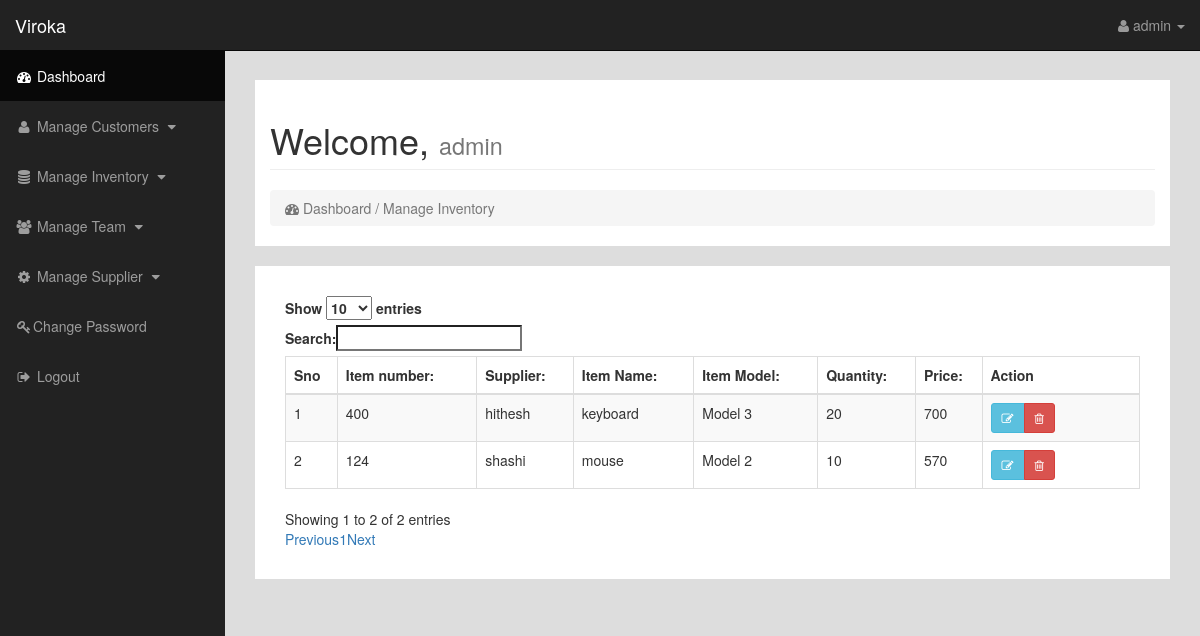
The app's page /manage_inventory.php (signed in) with its own data.
### tables this page shows
CREATE TABLE `inventory` (
  `item_id` int(11) NOT NULL,
  `supplier_id` int(11) NOT NULL,
  `item_no` varchar(30) NOT NULL,
  `item_name` varchar(30) NOT NULL,
  `model` varchar(30) NOT NULL,
  `Qty` int(10) NOT NULL,
  `Rate` int(20) NOT NULL
);

CREATE TABLE `suppliertable` (
  `supplier_id` int(11) NOT NULL,
  `SupplierName` varchar(30) NOT NULL,
  `SupplierType` varchar(30) NOT NULL,
  `Designation` varchar(30) NOT NULL,
  `Email` varchar(50) NOT NULL,
  `Mobile` varchar(15) NOT NULL,
  `AltMobile` varchar(15) NOT NULL,
  `Phone` varchar(15) NOT NULL,
  `Address` varchar(100) NOT NULL,
  `City` varchar(30) NOT NULL,
  `Pin` int(10) NOT NULL,
  `Fax` varchar(30) NOT NULL
);

### manage_inventory.php (the view, shortened to what this page needs)
<!DOCTYPE html>
<html lang="en">
<head>
	<?php include("inc/head.php"); ?>
</head>
<body>
    <div id="wrapper">
		<?php include("inc/mainmenu.php"); ?>
        <div id="page-wrapper">
            <div class="container-fluid Dashboard">
                <div class="row">
                    <div class="col-lg-12">
                        <h1 class="page-header">
                             Welcome, <small><?php echo $_SESSION['username']; ?></small>
                        </h1>
                        <ol class="breadcrumb">
                            <li class="active">
                                <i class="fa fa-dashboard"></i> Dashboard / Manage Inventory
                            </li>
                        </ol>
                    </div>
                </div>
			</div>
			<div class="container-fluid formarea">
                <div class="row">
                    <div class="col-lg-12">
						<table class="table table-hover table-bordered table-striped" id="customer_table">
							<thead>
								<tr>
									<th>Sno</th>
									<th>Item number:</th>
									<th>Supplier:</th>
									<th>Item Name:</th>
									<th>Item Model:</th>
									<th>Quantity:</th>
									<th>Price:</th>
									<th>Action</th>
								</tr>
							</thead>
							<tbody>
								<?php
									include("inc/connection.php");
									$query = mysqli_query($con,"SELECT * FROM `inventory` INNER JOIN `suppliertable` ON `inventory`.supplier_id = `suppliertable`.supplier_id");
									$i = 1;
									while($row = mysqli_fetch_array($query)){
								?>
							<tr class="record">
								<td> <?php echo $i++; ?> </td>
								<td> <?php echo $row['item_no']; ?> </td>
								<td> <?php echo $row['SupplierName']; ?> </td>
								<td> <?php echo $row['item_name']; ?> </td>
								<td> <?php echo $row['model']; ?> </td>
								<td> <?php echo $row['Qty']; ?> </td>
								<td> <?php echo $row['Rate']; ?> </td>
								<td>
									<div class="btn-group">
										<a href="add_inventory.php?item_id=<?php echo $row['item_id']; ?>&update_inventory" data-toggle="tooltip" title="Edit Customer" class="btn btn-info btn-sm"><i class="fa fa-edit"></i></a>
										<a href="#" id="<?php echo $row['item_id']; ?>" data-toggle="tooltip" title="Delete Inventory" class="btn btn-danger btn-sm delbutton"><i class="fa fa-trash-o"></i></a>
									</div>
								</td>
							</tr>
							<?php } ?>
							</tbody>
						</table>
					</div>
				</div>
        	</div>
        </div>
    </div>
</body>
</html>

### css/sb-admin.css (style rules this page uses)
body { margin-top: 100px; background-color: #ddd; }
.btn-group { min-width: 100px; }
#page-wrapper { background-color: #ddd !important; }
.container-fluid.formarea { background-color: #fff; margin: 20px; padding: 30px; }
.container-fluid.Dashboard { background-color: #fff; margin: 20px; }
@media (min-width:768px) { body { margin-top: 50px; } }
#wrapper { padding-left: 0; }
#page-wrapper { width: 100%; padding: 0; background-color: #fff; }
@media (min-width:768px) { #wrapper { padding-left: 225px; } }
@media (min-width:768px) { #page-wrapper { padding: 10px; } }

### records on screen
inventory: item_no "400", supplier.SupplierName "hithesh", item_name "keyboard", model "Model 3", Qty "20", Rate "700"
inventory: item_no "124", supplier.SupplierName "shashi", item_name "mouse", model "Model 2", Qty "10", Rate "570"

### other values on screen
$_SESSION['username'] "admin"
